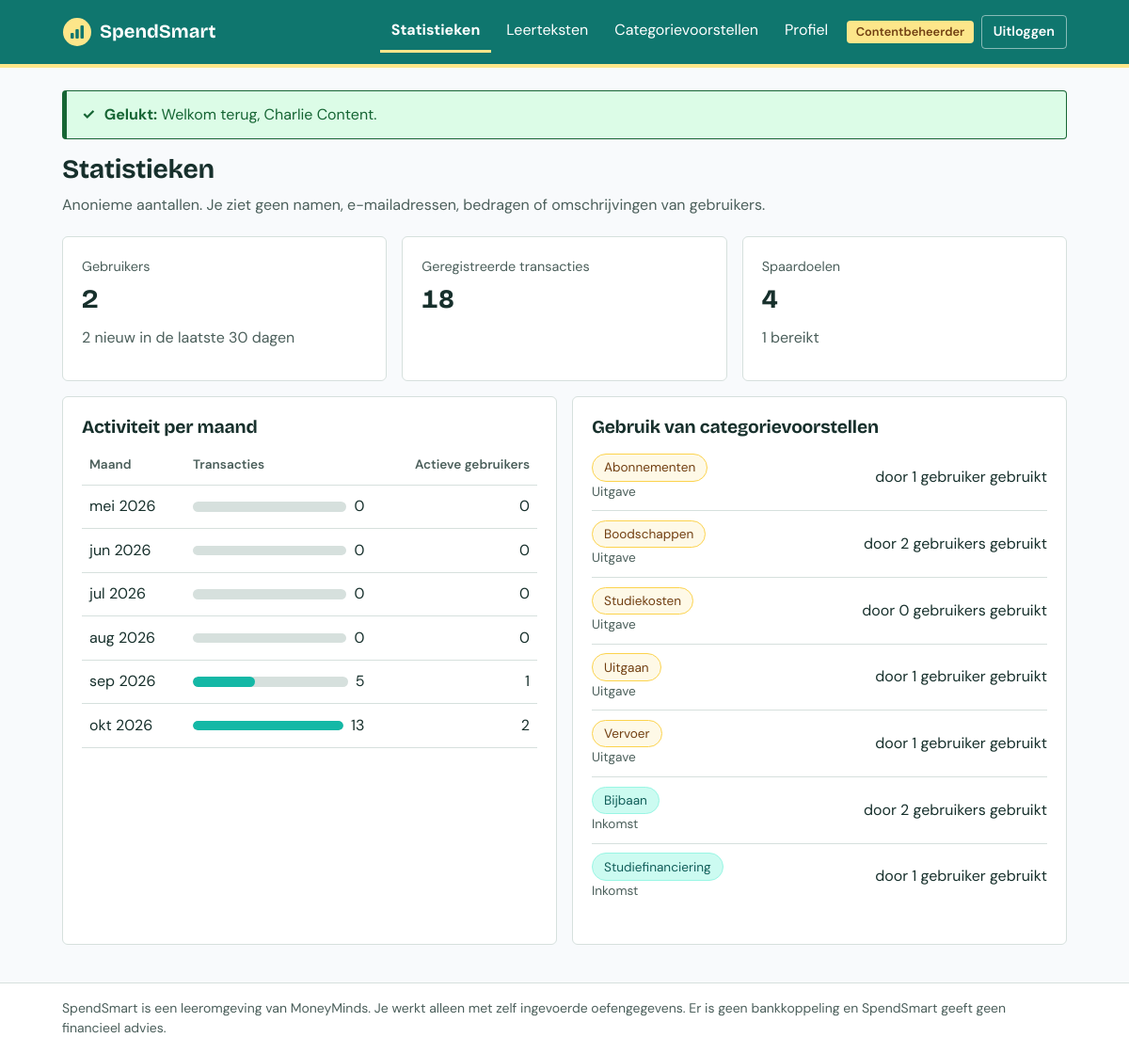
Screenshot of /content/statistics (signed in) with the database file from the repository.
### tables this page shows
CREATE TABLE users (
    id              INT UNSIGNED NOT NULL AUTO_INCREMENT,
    name            VARCHAR(100) NOT NULL,
    email           VARCHAR(190) NOT NULL,
    password_hash   VARCHAR(255) NOT NULL,
    role            ENUM('user', 'content_manager') NOT NULL DEFAULT 'user',
    created_at      DATETIME NOT NULL DEFAULT CURRENT_TIMESTAMP,
    updated_at      DATETIME NOT NULL DEFAULT CURRENT_TIMESTAMP ON UPDATE CURRENT_TIMESTAMP,
    PRIMARY KEY (id),
    UNIQUE KEY users_email_unique (email)
);

CREATE TABLE category_suggestions (
    id              INT UNSIGNED NOT NULL AUTO_INCREMENT,
    name            VARCHAR(60) NOT NULL,
    type            ENUM('income', 'expense') NOT NULL,
    description     VARCHAR(255) NULL,
    is_active       TINYINT(1) NOT NULL DEFAULT 1,
    created_by      INT UNSIGNED NULL,
    created_at      DATETIME NOT NULL DEFAULT CURRENT_TIMESTAMP,
    updated_at      DATETIME NOT NULL DEFAULT CURRENT_TIMESTAMP ON UPDATE CURRENT_TIMESTAMP,
    PRIMARY KEY (id),
    UNIQUE KEY category_suggestions_name_type_unique (name, type),
    CONSTRAINT category_suggestions_created_by_fk FOREIGN KEY (created_by)
        REFERENCES users (id) ON DELETE SET NULL
);

### app/Views/content/statistics/index.php (the view, shortened to what the rows shown need)
<?php
$activityTotal = array_sum(array_column($statistics['activity'], 'transaction_count'));
?>
<div class="page-header">
    <div>
        <h1>Statistieken</h1>
        <p class="muted">Anonieme aantallen. Je ziet geen namen, e-mailadressen, bedragen of omschrijvingen van gebruikers.</p>
    </div>
</div>
<section class="stats" aria-label="Totalen">
    <div class="stat card">
        <p class="stat__label">Gebruikers</p>
        <p class="stat__value"><?= e($statistics['user_count']) ?></p>
        <p class="muted"><?= e($statistics['new_user_count']) ?> nieuw in de laatste 30 dagen</p>
    </div>
    <div class="stat card">
        <p class="stat__label">Geregistreerde transacties</p>
        <p class="stat__value"><?= e($statistics['transaction_count']) ?></p>
    </div>
    <div class="stat card">
        <p class="stat__label">Spaardoelen</p>
        <p class="stat__value"><?= e($statistics['goal_count']) ?></p>
        <p class="muted"><?= e($statistics['goals_reached_count']) ?> bereikt</p>
    </div>
</section>
<div class="dashboard-grid">
    <section class="card" aria-labelledby="activity-title">
        <h2 id="activity-title">Activiteit per maand</h2>
        <?php if ($activityTotal === 0): ?>
            <?= partial('empty-state', ['text' => 'Er zijn de afgelopen maanden nog geen transacties geregistreerd.']) ?>
        <?php else: ?>
            <div class="table-wrapper">
                <table class="table">
                    <thead>
                    <tr>
                        <th scope="col">Maand</th>
                        <th scope="col">Transacties</th>
                        <th scope="col" class="table__number">Actieve gebruikers</th>
                    </tr>
                    </thead>
                    <tbody>
                    <?php foreach ($statistics['activity'] as $row): ?>
                        <?php $width = bar_width($row['percentage']); ?>
                        <tr>
                            <td data-label="Maand"><?= e($row['label']) ?></td>
                            <td data-label="Transacties">
                                <div class="bar-with-value">
                                    <div class="bar" aria-hidden="true"><div class="bar__fill bar__fill--progress w-<?= $width ?>"></div></div>
                                    <span><?= e($row['transaction_count']) ?></span>
                                </div>
                            </td>
                            <td data-label="Actieve gebruikers" class="table__number"><?= e($row['active_users']) ?></td>
                        </tr>
                    <?php endforeach; ?>
                    </tbody>
                </table>
            </div>
        <?php endif; ?>
    </section>
    <section class="card" aria-labelledby="adoption-title">
        <h2 id="adoption-title">Gebruik van categorievoorstellen</h2>
        <?php if ($statistics['suggestions'] === []): ?>
            <?= partial('empty-state', [
                'text' => 'Er zijn nog geen categorievoorstellen.',
                'actionUrl' => url('/content/suggestions/create'),
                'actionLabel' => 'Voorstel toevoegen',
            ]) ?>
        <?php else: ?>
            <ul class="compact-list">
                <?php foreach ($statistics['suggestions'] as $suggestion): ?>
                    <li class="compact-list__item">
                        <span>
                            <span class="chip chip--<?= e($suggestion['type']) ?>"><?= e($suggestion['name']) ?></span>
                            <span class="muted"><?= e(CategoryType::label($suggestion['type'])) ?></span>
                        </span>
                        <span>door <?= (int) $suggestion['adoption_count'] ?> <?= (int) $suggestion['adoption_count'] === 1 ? 'gebruiker' : 'gebruikers' ?> gebruikt</span>
                    </li>
                <?php endforeach; ?>
            </ul>
        <?php endif; ?>
    </section>
</div>

### app/Core/Router.php (shortened to what the rows shown need)
<?php
final class Router
{
    private array $routes = [];
    public function dispatch(Request $request): void
    {
        $path = $request->path();
        foreach ($this->routes as $route) {
            if (!preg_match($route['pattern'], $path, $matches)) {
                continue;
            }
            foreach ($route['middleware'] as $middleware) {
                Middleware::run($middleware);
            }
            $parameters = array_values(array_map(
                'intval',
                array_filter($matches, 'is_string', ARRAY_FILTER_USE_KEY)
            ));
            [$controllerClass, $action] = $route['handler'];
            $controller = new $controllerClass($request);
            $controller->$action(...$parameters);
            return;
        }
        throw new HttpException(404, 'Deze pagina bestaat niet.');
    }
    private function add(string $method, string $path, array $handler, array $middleware): void
    {
        $pattern = preg_replace('#\{([a-zA-Z]+)\}#', '(?P<$1>[1-9][0-9]{0,9})', $path);
        $this->routes[] = [
            'method' => $method,
            'pattern' => '#^' . $pattern . '$#',
            'handler' => $handler,
            'middleware' => $middleware,
        ];
    }
}

### app/Views/layouts/main.php (shortened to what the rows shown need)
<?php
try {
    $currentUser = Auth::user();
} catch (Throwable) {
    $currentUser = null;
}
$navigation = match ($currentUser['role'] ?? null) {
    Role::USER => [
        '/dashboard' => 'Dashboard',
        '/transactions' => 'Transacties',
        '/categories' => 'Categorieën',
        '/goals' => 'Spaardoelen',
        '/tips' => 'Tips',
        '/profile' => 'Profiel',
    ],
    Role::CONTENT_MANAGER => [
        '/content/statistics' => 'Statistieken',
        '/content/tips' => 'Leerteksten',
        '/content/suggestions' => 'Categorievoorstellen',
        '/profile' => 'Profiel',
    ],
    default => [
        '/login' => 'Inloggen',
        '/register' => 'Account maken',
    ],
};
?>
<!DOCTYPE html>
<html lang="nl">
<head>
    <link rel="stylesheet" href="<?= e(asset('css/app.css')) ?>">
</head>
<body>
<header class="site-header">
    <div class="container site-header__inner">
        <a class="brand" href="<?= e(url('/')) ?>">
            <span class="brand__name">SpendSmart</span>
        </a>
        <nav id="main-nav" class="main-nav" aria-label="Hoofdmenu">
            <ul class="main-nav__list">
                <?php foreach ($navigation as $path => $label): ?>
                    <li>
                        <a class="main-nav__link" href="<?= e(url($path)) ?>"<?= is_active($path) ? ' aria-current="page"' : '' ?>><?= e($label) ?></a>
                    </li>
                <?php endforeach; ?>
            </ul>
            <?php if ($currentUser !== null): ?>
                <div class="main-nav__account">
                    <span class="role-badge"><?= e(Role::label($currentUser['role'])) ?></span>
                    <form method="post" action="<?= e(url('/logout')) ?>">
                        <button type="submit" class="button button--ghost button--small">Uitloggen</button>
                    </form>
                </div>
            <?php endif; ?>
        </nav>
    </div>
</header>
<main id="main" class="container main">
    <?php foreach (Flash::consume() as $message): ?>
        <?= partial('alert', ['type' => $message['type'], 'text' => $message['text']]) ?>
    <?php endforeach; ?>
    <?= $content ?>
</main>
<footer class="site-footer">
    <div class="container">
        <p>SpendSmart is een leeromgeving van MoneyMinds. Je werkt alleen met zelf ingevoerde oefengegevens. Er is geen bankkoppeling en SpendSmart geeft geen financieel advies.</p>
    </div>
</footer>
</body>
</html>

### rows the page displays
users: role "Statistieken", role "Leerteksten", role "Categorievoorstellen", role "Profiel", role "Contentbeheerder"
category_suggestions: label "mei 2026", transaction_count "0", active_users "0", label "jun 2026", label "jul 2026", label "aug 2026", name "Studiekosten", type "Uitgave", adoption_count "0", shows "gebruikers"
category_suggestions: name "Abonnementen", type "Uitgave", adoption_count "1", shows "gebruiker"
category_suggestions: name "Boodschappen", type "Uitgave", adoption_count "2", shows "gebruikers"
category_suggestions: name "Uitgaan", type "Uitgave", adoption_count "1", shows "gebruiker"
category_suggestions: name "Vervoer", type "Uitgave", adoption_count "1", shows "gebruiker"
category_suggestions: name "Bijbaan", type "Inkomst", adoption_count "2", shows "gebruikers"
category_suggestions: name "Studiefinanciering", type "Inkomst", adoption_count "1", shows "gebruiker"

### other values shown
$prefix "Gelukt"
$row['label'] "sep 2026"
$row['transaction_count'] "5"
$row['active_users'] "1"
$row['label'] "okt 2026"
$row['transaction_count'] "13"
$row['active_users'] "2"
